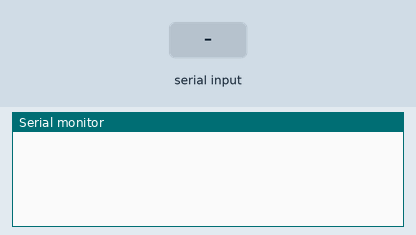
Recording of a sketch running on a simulated Arduino Uno, built with avr-gcc and run on an emulated ATmega328P. On the bench: the last lines printed to the serial monitor. The inputs (shaded band) are chosen by the test bench.

Above: at 1.2 s.
1.3 s: byte 90 received over Serial
At 2.5 s:
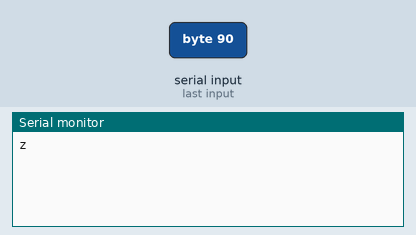
2.8 s: byte 120 received over Serial
At 3.9 s:
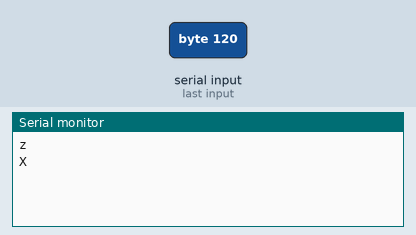

The sketch:

11week.ino
```cpp
void setup()
{
  Serial.begin(9600);
}

void loop()
{
  if (Serial.available())
  {
    char chr = Serial.read();

    if (chr>=0x41 && chr<=0x5a)
    {
      Serial.write(chr+0x20);
    }
    else if (chr>=0x61 && chr<=0x7a)
    {
      Serial.write(chr-0x20);
    }

    Serial.println();
  }
}
```

Measured:
- after the input at 1.3 s, the serial monitor: prints a new line at once (image 1)
- after the input at 2.8 s, the serial monitor: prints a new line at once (image 2)
